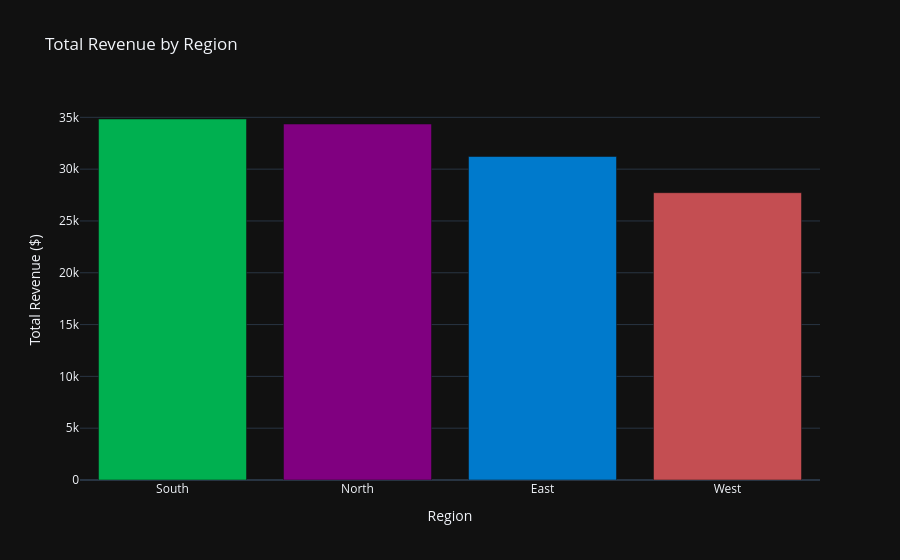
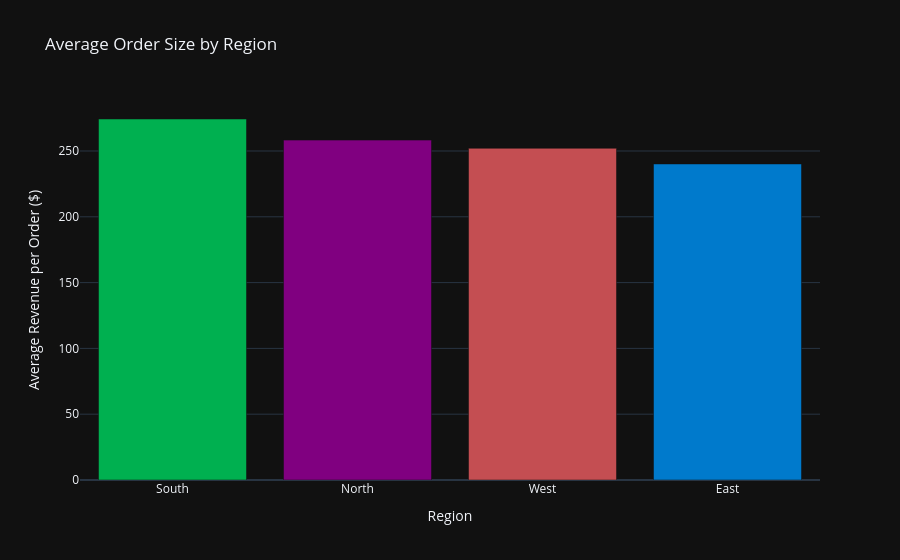

Notebook source saved alongside these figures, in order:
### Markdown cell above
### 4. Regional Trends  
**Question:** Which region generated the highest revenue? Which region had the highest average order size?  

**Answer:**  
The **South** region generated the highest total revenue at **$34,839.45**, followed closely by the **North** region with **$34,351.69**.  
The **South** region also had the highest average order size of **$274.33**, indicating both strong sales volume and higher spending per order in that region.

### Code cell
# Q4: Regional Trends — total revenue and average order size

# total revenue by region 
region_total = (
    data.groupby("region", as_index=False)["revenue"]
    .sum()
    .sort_values("revenue", ascending=False)
    .rename(columns={"revenue": "total_revenue"})
)

# average order size by region 
region_avg = (
    data.groupby("region", as_index=False)["revenue"]
    .mean()
    .sort_values("revenue", ascending=False)
    .rename(columns={"revenue": "avg_order_value"})
)

# fixed colors per region 
region_colors = {
    "North": "#800080",  # purple
    "South": "#00B050",  # green
    "East":  "#007ACC",  # blue
    "West":  "#C44E52"   # red
}

# bar chart — total revenue
fig1 = px.bar(
    region_total, x="region", y="total_revenue",
    color="region",
    template="plotly_dark",
    color_discrete_map=region_colors,
    title="Total Revenue by Region"
)
fig1.update_layout(xaxis_title="Region", yaxis_title="Total Revenue ($)", showlegend=False)
fig1.show()

# bar chart — average order size 
fig2 = px.bar(
    region_avg, x="region", y="avg_order_value",
    color="region",
    template="plotly_dark",
    color_discrete_map=region_colors,
    title="Average Order Size by Region"
)
fig2.update_layout(xaxis_title="Region", yaxis_title="Average Revenue per Order ($)", showlegend=False)
fig2.show()

# tables
region_total, region_avg

### Figure 1 — Plotly figure (JSON) as saved in the notebook; plotly's stock layout.template omitted (floating-point values rounded to 4 significant figures)
{"data": [{"hovertemplate": "region=%{x}<br>total_revenue=%{y}<extra></extra>", "legendgroup": "South", "marker": {"color": "#00B050", "pattern": {"shape": ""}}, "name": "South", "orientation": "v", "showlegend": true, "textposition": "auto", "type": "bar", "x": ["South"], "xaxis": "x", "y": [34840.0], "yaxis": "y"}, {"hovertemplate": "region=%{x}<br>total_revenue=%{y}<extra></extra>", "legendgroup": "North", "marker": {"color": "#800080", "pattern": {"shape": ""}}, "name": "North", "orientation": "v", "showlegend": true, "textposition": "auto", "type": "bar", "x": ["North"], "xaxis": "x", "y": [34350.0], "yaxis": "y"}, {"hovertemplate": "region=%{x}<br>total_revenue=%{y}<extra></extra>", "legendgroup": "East", "marker": {"color": "#007ACC", "pattern": {"shape": ""}}, "name": "East", "orientation": "v", "showlegend": true, "textposition": "auto", "type": "bar", "x": ["East"], "xaxis": "x", "y": [31220.0], "yaxis": "y"}, {"hovertemplate": "region=%{x}<br>total_revenue=%{y}<extra></extra>", "legendgroup": "West", "marker": {"color": "#C44E52", "pattern": {"shape": ""}}, "name": "West", "orientation": "v", "showlegend": true, "textposition": "auto", "type": "bar", "x": ["West"], "xaxis": "x", "y": [27730.0], "yaxis": "y"}], "layout": {"barmode": "relative", "legend": {"title": {"text": "region"}, "tracegroupgap": 0}, "showlegend": false, "title": {"text": "Total Revenue by Region"}, "xaxis": {"anchor": "y", "categoryarray": ["South", "North", "East", "West"], "categoryorder": "array", "domain": [0, 1], "title": {"text": "Region"}}, "yaxis": {"anchor": "x", "domain": [0, 1], "title": {"text": "Total Revenue ($)"}}}}

### Figure 2 — Plotly figure (JSON) as saved in the notebook; plotly's stock layout.template omitted (floating-point values rounded to 4 significant figures)
{"data": [{"hovertemplate": "region=%{x}<br>avg_order_value=%{y}<extra></extra>", "legendgroup": "South", "marker": {"color": "#00B050", "pattern": {"shape": ""}}, "name": "South", "orientation": "v", "showlegend": true, "textposition": "auto", "type": "bar", "x": ["South"], "xaxis": "x", "y": [274.3], "yaxis": "y"}, {"hovertemplate": "region=%{x}<br>avg_order_value=%{y}<extra></extra>", "legendgroup": "North", "marker": {"color": "#800080", "pattern": {"shape": ""}}, "name": "North", "orientation": "v", "showlegend": true, "textposition": "auto", "type": "bar", "x": ["North"], "xaxis": "x", "y": [258.3], "yaxis": "y"}, {"hovertemplate": "region=%{x}<br>avg_order_value=%{y}<extra></extra>", "legendgroup": "West", "marker": {"color": "#C44E52", "pattern": {"shape": ""}}, "name": "West", "orientation": "v", "showlegend": true, "textposition": "auto", "type": "bar", "x": ["West"], "xaxis": "x", "y": [252.1], "yaxis": "y"}, {"hovertemplate": "region=%{x}<br>avg_order_value=%{y}<extra></extra>", "legendgroup": "East", "marker": {"color": "#007ACC", "pattern": {"shape": ""}}, "name": "East", "orientation": "v", "showlegend": true, "textposition": "auto", "type": "bar", "x": ["East"], "xaxis": "x", "y": [240.2], "yaxis": "y"}], "layout": {"barmode": "relative", "legend": {"title": {"text": "region"}, "tracegroupgap": 0}, "showlegend": false, "title": {"text": "Average Order Size by Region"}, "xaxis": {"anchor": "y", "categoryarray": ["South", "North", "West", "East"], "categoryorder": "array", "domain": [0, 1], "title": {"text": "Region"}}, "yaxis": {"anchor": "x", "domain": [0, 1], "title": {"text": "Average Revenue per Order ($)"}}}}
